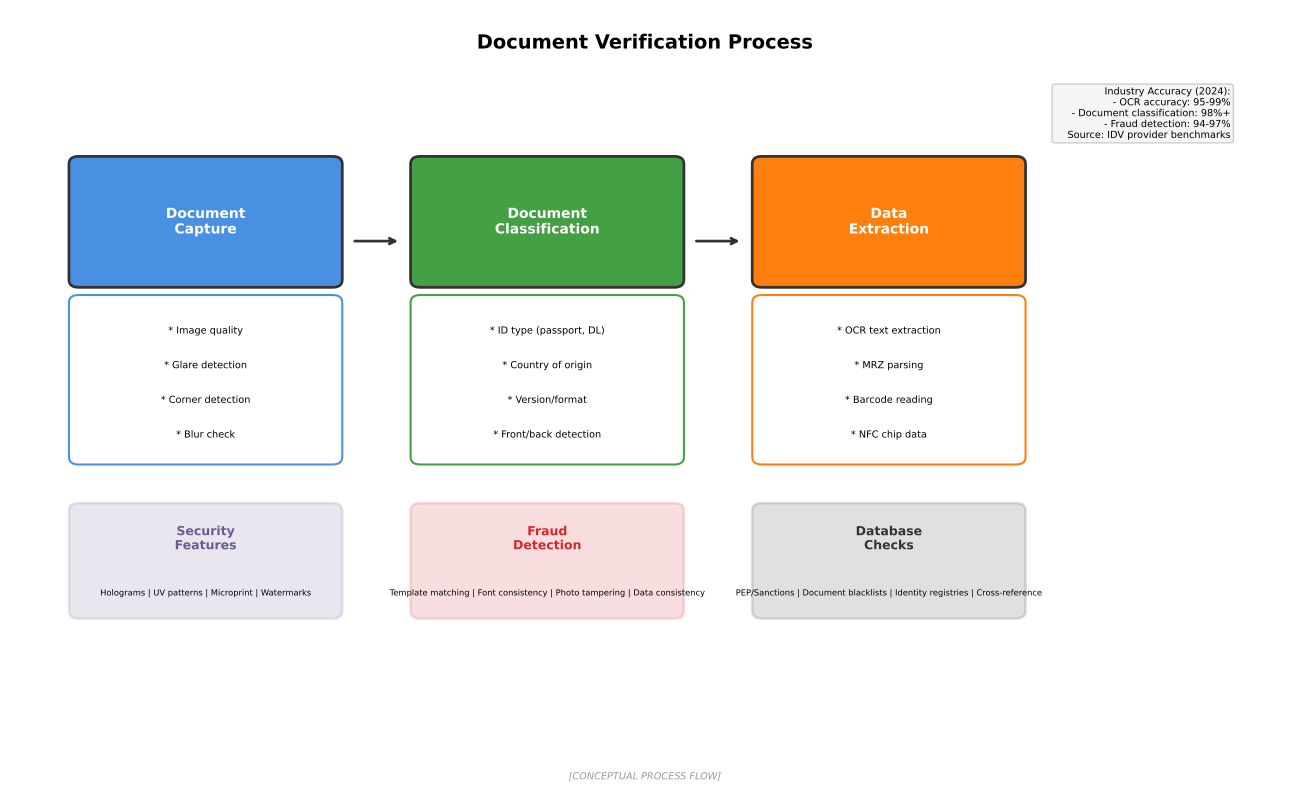

Python code for this plot:
"""
Document Verification Process
Shows how ID documents are verified in digital onboarding

Output: document_verification.pdf
Module: module_01_fintech
Lesson: 6 - Digital Identity
"""

from pathlib import Path
import matplotlib.pyplot as plt
import matplotlib.patches as mpatches
import numpy as np

CHART_METADATA = {
    'title': 'Document Verification Process',
    'module': 'module_01_fintech',
    'lesson': 6,
    'url': 'https://github.com/Digital-AI-Finance/digital-finance/tree/main/module_01_fintech/figures/document_verification'
}

plt.rcParams.update({
    'font.size': 10,
    'axes.labelsize': 10,
})

def create_chart():
    """Create document verification process diagram"""
    fig, ax = plt.subplots(figsize=(13, 8))
    ax.set_xlim(0, 13)
    ax.set_ylim(0, 10)
    ax.axis('off')

    # Title
    ax.text(6.5, 9.5, 'Document Verification Process', fontsize=14, fontweight='bold', ha='center')

    # Verification stages
    stages = [
        {'name': 'Document\nCapture', 'x': 2, 'y': 7, 'color': '#4A90E2',
         'checks': ['Image quality', 'Glare detection', 'Corner detection', 'Blur check']},
        {'name': 'Document\nClassification', 'x': 5.5, 'y': 7, 'color': '#44A044',
         'checks': ['ID type (passport, DL)', 'Country of origin', 'Version/format', 'Front/back detection']},
        {'name': 'Data\nExtraction', 'x': 9, 'y': 7, 'color': '#FF7F0E',
         'checks': ['OCR text extraction', 'MRZ parsing', 'Barcode reading', 'NFC chip data']},
    ]

    for stage in stages:
        # Main box
        box = mpatches.FancyBboxPatch((stage['x']-1.3, stage['y']-0.5), 2.6, 1.5,
                                       boxstyle='round,pad=0.1',
                                       facecolor=stage['color'], edgecolor='#333333', lw=2)
        ax.add_patch(box)
        ax.text(stage['x'], stage['y']+0.25, stage['name'], ha='center', va='center',
               fontsize=10, fontweight='bold', color='white')

        # Checks list
        checks_box = mpatches.FancyBboxPatch((stage['x']-1.3, stage['y']-2.8), 2.6, 2,
                                              boxstyle='round,pad=0.1',
                                              facecolor='white', edgecolor=stage['color'], lw=1.5)
        ax.add_patch(checks_box)
        for i, check in enumerate(stage['checks']):
            ax.text(stage['x'], stage['y']-1.2-i*0.45, f'* {check}', ha='center', fontsize=7)

    # Arrows between stages
    ax.annotate('', xy=(4, 7), xytext=(3.5, 7),
               arrowprops=dict(arrowstyle='->', color='#333333', lw=2))
    ax.annotate('', xy=(7.5, 7), xytext=(7, 7),
               arrowprops=dict(arrowstyle='->', color='#333333', lw=2))

    # Second row - verification checks
    checks = [
        {'name': 'Security\nFeatures', 'x': 2, 'y': 2.5, 'color': '#6B5B95',
         'items': ['Holograms', 'UV patterns', 'Microprint', 'Watermarks']},
        {'name': 'Fraud\nDetection', 'x': 5.5, 'y': 2.5, 'color': '#D62728',
         'items': ['Template matching', 'Font consistency', 'Photo tampering', 'Data consistency']},
        {'name': 'Database\nChecks', 'x': 9, 'y': 2.5, 'color': '#333333',
         'items': ['PEP/Sanctions', 'Document blacklists', 'Identity registries', 'Cross-reference']},
    ]

    for check in checks:
        box = mpatches.FancyBboxPatch((check['x']-1.3, check['y']-0.3), 2.6, 1.3,
                                       boxstyle='round,pad=0.1',
                                       facecolor=check['color'], alpha=0.15,
                                       edgecolor=check['color'], lw=2)
        ax.add_patch(box)
        ax.text(check['x'], check['y']+0.5, check['name'], ha='center',
               fontsize=9, fontweight='bold', color=check['color'])
        items_text = ' | '.join(check['items'])
        ax.text(check['x'], check['y']-0.1, items_text, ha='center', fontsize=6, wrap=True)

    # Accuracy stats
    stats = """Industry Accuracy (2024):
    - OCR accuracy: 95-99%
    - Document classification: 98%+
    - Fraud detection: 94-97%
    Source: IDV provider benchmarks"""

    ax.text(12.5, 9, stats, fontsize=7, ha='right', va='top',
           bbox=dict(boxstyle='round', facecolor='#F5F5F5', edgecolor='#CCCCCC'))

    # Source
    fig.text(0.5, 0.02, '[CONCEPTUAL PROCESS FLOW]',
            fontsize=7, ha='center', style='italic', color='#999999')

    plt.tight_layout()

    output_path = Path(__file__).parent / 'document_verification.pdf'
    plt.savefig(output_path, format='pdf', dpi=300, bbox_inches='tight')
    plt.close()
    print(f"Chart saved to: {output_path}")
    return output_path

if __name__ == '__main__':
    create_chart()
